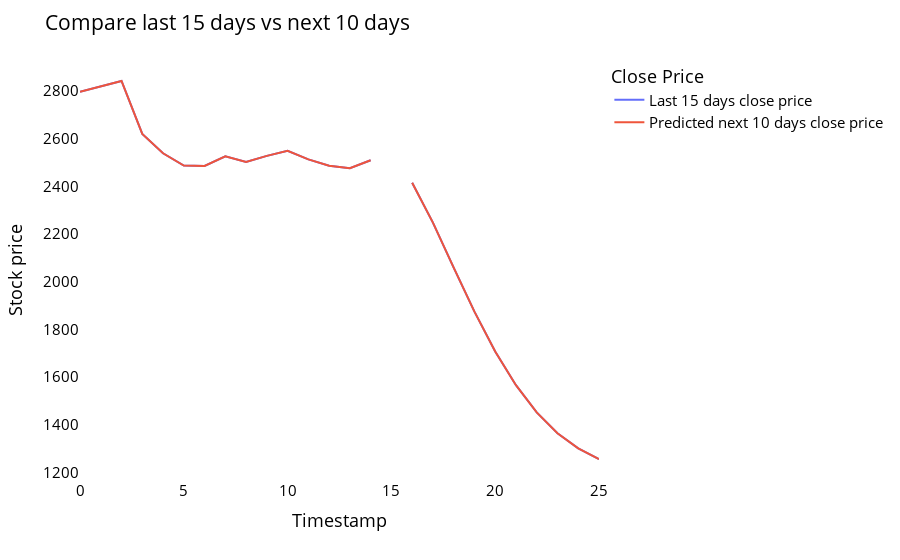

Source (notebook cell):
### Code cell
temp_mat = np.empty((len(last_days)+pred_days+1,1))
temp_mat[:] = np.nan
temp_mat = temp_mat.reshape(1,-1).tolist()[0]

last_original_days_value = temp_mat
next_predicted_days_value = temp_mat

last_original_days_value[0:time_step+1] = scaler.inverse_transform(closedf[len(closedf)-time_step:]).reshape(1,-1).tolist()[0]
next_predicted_days_value[time_step+1:] = scaler.inverse_transform(np.array(lst_output).reshape(-1,1)).reshape(1,-1).tolist()[0]

new_pred_plot = pd.DataFrame({
    'last_original_days_value':last_original_days_value,
    'next_predicted_days_value':next_predicted_days_value
})
names = cycle(['Last 15 days close price','Predicted next 10 days close price'])

fig = px.line(new_pred_plot,x=new_pred_plot.index, y=[new_pred_plot['last_original_days_value'],
                                                      new_pred_plot['next_predicted_days_value']],
              labels={'value': 'Stock price','index': 'Timestamp'})
fig.update_layout(title_text='Compare last 15 days vs next 10 days',
                  plot_bgcolor='white', font_size=15, font_color='black', legend_title_text='Close Price')
fig.for_each_trace(lambda t:  t.update(name = next(names)))

fig.update_xaxes(showgrid=False)
fig.update_yaxes(showgrid=False)
fig.show()

### Figure 1 — Plotly figure (JSON) as saved in the notebook; plotly's stock layout.template omitted (floating-point values rounded to 4 significant figures)
{"data": [{"hovertemplate": "variable=last_original_days_value<br>Timestamp=%{x}<br>Stock price=%{y}<extra></extra>", "legendgroup": "last_original_days_value", "line": {"color": "#636efa", "dash": "solid"}, "marker": {"symbol": "circle"}, "mode": "lines", "name": "Last 15 days close price", "orientation": "v", "showlegend": true, "type": "scatter", "x": [0, 1, 2, 3, 4, 5, 6, 7, 8, 9, 10, 11, 12, 13, 14, 15, 16, 17, 18, 19, 20, 21, 22, 23, 24, 25], "xaxis": "x", "y": [2797.0, 2820.0, 2842.0, 2620.0, 2539.0, 2487.0, 2486.0, 2526.0, 2503.0, 2528.0, 2549.0, 2513.0, 2486.0, 2476.0, 2510.0, null, 2415.0, 2248.0, 2059.0, 1875.0, 1708.0, 1566.0, 1452.0, 1365.0, 1301.0, 1257.0], "yaxis": "y"}, {"hovertemplate": "variable=next_predicted_days_value<br>Timestamp=%{x}<br>Stock price=%{y}<extra></extra>", "legendgroup": "next_predicted_days_value", "line": {"color": "#EF553B", "dash": "solid"}, "marker": {"symbol": "circle"}, "mode": "lines", "name": "Predicted next 10 days close price", "orientation": "v", "showlegend": true, "type": "scatter", "x": [0, 1, 2, 3, 4, 5, 6, 7, 8, 9, 10, 11, 12, 13, 14, 15, 16, 17, 18, 19, 20, 21, 22, 23, 24, 25], "xaxis": "x", "y": [2797.0, 2820.0, 2842.0, 2620.0, 2539.0, 2487.0, 2486.0, 2526.0, 2503.0, 2528.0, 2549.0, 2513.0, 2486.0, 2476.0, 2510.0, null, 2415.0, 2248.0, 2059.0, 1875.0, 1708.0, 1566.0, 1452.0, 1365.0, 1301.0, 1257.0], "yaxis": "y"}], "layout": {"font": {"color": "black", "size": 15}, "legend": {"title": {"text": "Close Price"}, "tracegroupgap": 0}, "margin": {"t": 60}, "plot_bgcolor": "white", "title": {"text": "Compare last 15 days vs next 10 days"}, "xaxis": {"anchor": "y", "domain": [0, 1], "showgrid": false, "title": {"text": "Timestamp"}}, "yaxis": {"anchor": "x", "domain": [0, 1], "showgrid": false, "title": {"text": "Stock price"}}}}
